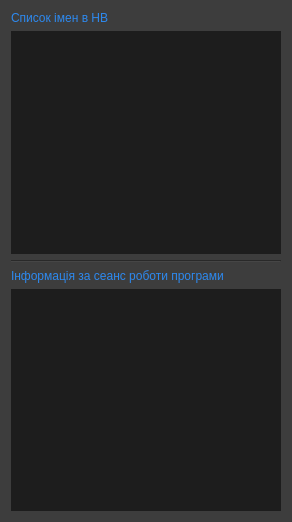
<?xml version="1.0" encoding="UTF-8"?>
<ui version="4.0">
 <class>Form</class>
 <widget class="QWidget" name="Form">
  <property name="geometry">
   <rect>
    <x>0</x>
    <y>0</y>
    <width>292</width>
    <height>522</height>
   </rect>
  </property>
  <property name="minimumSize">
   <size>
    <width>292</width>
    <height>522</height>
   </size>
  </property>
  <property name="maximumSize">
   <size>
    <width>360</width>
    <height>522</height>
   </size>
  </property>
  <property name="windowTitle">
   <string>Face Recognize</string>
  </property>
  <property name="styleSheet">
   <string notr="true">
QPushButton{
border-style:solid;
color:#fff;
border-radius:10px;
background-color:#3d3d3d;
font: 11pt &quot;Century Gothic&quot;;
}

QLabel{
color:#2d89ef;
qproperty-alignment: AlignLeft;
}
QDialogButtonBox{
color:#2d89ef;
}

QWidget{
background-color:#3d3d3d;
}
QTextBrowser{
color:#fff;
background-color:#1d1d1d;
}
</string>
  </property>
  <layout class="QVBoxLayout" name="verticalLayout">
   <item>
    <widget class="QLabel" name="label">
     <property name="text">
      <string>Список імен в НВ</string>
     </property>
    </widget>
   </item>
   <item>
    <widget class="QTextBrowser" name="txtB_name">
     <property name="layoutDirection">
      <enum>Qt::LeftToRight</enum>
     </property>
     <property name="autoFillBackground">
      <bool>false</bool>
     </property>
     <property name="frameShape">
      <enum>QFrame::NoFrame</enum>
     </property>
     <property name="frameShadow">
      <enum>QFrame::Plain</enum>
     </property>
     <property name="html">
      <string>&lt;!DOCTYPE HTML PUBLIC &quot;-//W3C//DTD HTML 4.0//EN&quot; &quot;http://www.w3.org/TR/REC-html40/strict.dtd&quot;&gt;
&lt;html&gt;&lt;head&gt;&lt;meta name=&quot;qrichtext&quot; content=&quot;1&quot; /&gt;&lt;style type=&quot;text/css&quot;&gt;
p, li { white-space: pre-wrap; }
&lt;/style&gt;&lt;/head&gt;&lt;body style=&quot; font-family:'MS Shell Dlg 2'; font-size:8.25pt; font-weight:400; font-style:normal;&quot;&gt;
&lt;p style=&quot;-qt-paragraph-type:empty; margin-top:0px; margin-bottom:0px; margin-left:0px; margin-right:0px; -qt-block-indent:0; text-indent:0px;&quot;&gt;&lt;br /&gt;&lt;/p&gt;&lt;/body&gt;&lt;/html&gt;</string>
     </property>
    </widget>
   </item>
   <item>
    <widget class="Line" name="line">
     <property name="orientation">
      <enum>Qt::Horizontal</enum>
     </property>
    </widget>
   </item>
   <item>
    <widget class="QLabel" name="label_2">
     <property name="text">
      <string>Інформація за сеанс роботи програми</string>
     </property>
    </widget>
   </item>
   <item>
    <widget class="QTextBrowser" name="txtB_log">
     <property name="layoutDirection">
      <enum>Qt::LeftToRight</enum>
     </property>
     <property name="autoFillBackground">
      <bool>false</bool>
     </property>
     <property name="frameShape">
      <enum>QFrame::NoFrame</enum>
     </property>
     <property name="frameShadow">
      <enum>QFrame::Plain</enum>
     </property>
     <property name="html">
      <string>&lt;!DOCTYPE HTML PUBLIC &quot;-//W3C//DTD HTML 4.0//EN&quot; &quot;http://www.w3.org/TR/REC-html40/strict.dtd&quot;&gt;
&lt;html&gt;&lt;head&gt;&lt;meta name=&quot;qrichtext&quot; content=&quot;1&quot; /&gt;&lt;style type=&quot;text/css&quot;&gt;
p, li { white-space: pre-wrap; }
&lt;/style&gt;&lt;/head&gt;&lt;body style=&quot; font-family:'MS Shell Dlg 2'; font-size:8.25pt; font-weight:400; font-style:normal;&quot;&gt;
&lt;p style=&quot;-qt-paragraph-type:empty; margin-top:0px; margin-bottom:0px; margin-left:0px; margin-right:0px; -qt-block-indent:0; text-indent:0px;&quot;&gt;&lt;br /&gt;&lt;/p&gt;&lt;/body&gt;&lt;/html&gt;</string>
     </property>
    </widget>
   </item>
  </layout>
 </widget>
 <resources/>
 <connections/>
</ui>
